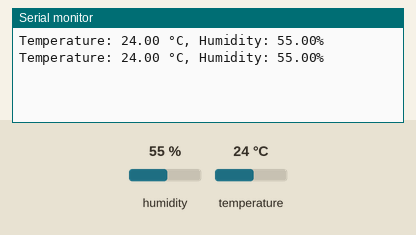
Bench run of a sketch on a simulated ESP8266 (NodeMCU). Shown: the last lines printed to the serial monitor. Inputs (shaded band) come from the test bench; at power-on: humidity 55 %, temperature 24 °C.

Above: at 4.8 s.
4.9 s: humidity set to 22 %
At 6.9 s:
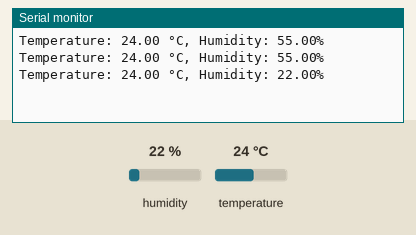
7.9 s: temperature set to 12 °C
At 9.3 s:
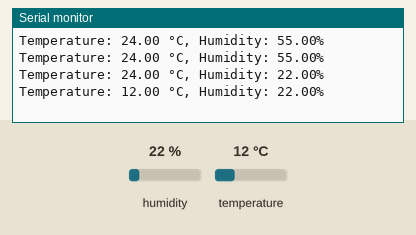
10.9 s: humidity set to 40 %
At 12.8 s:
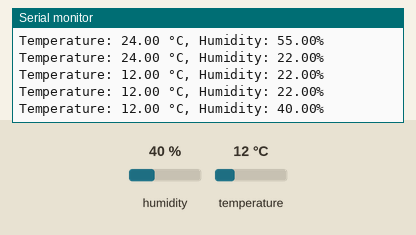
Timing chart, 0 to 14.3 s (numbered marks = the images above; inputs shaded):
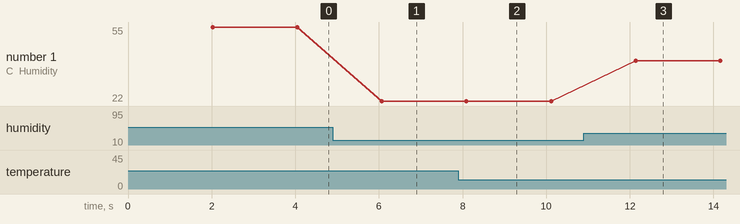

Measured:
- after the input at 4.9 s, the serial monitor: prints a new line after 1.2 s (image 1)
- after the input at 7.9 s, the serial monitor: prints a new line after 0.19 s (image 2)
- after the input at 10.9 s, the serial monitor: prints a new line after 1.2 s (image 3)
- plotted number 1: 55 → 22 after the input at 4.9 s, 22 → 40 after the input at 10.9 s

The sketch:

readSensorData.ino
```cpp
#include <DHT.h>

#define DHTPIN D2     // Digital pin connected to the DHT sensor
#define DHTTYPE DHT11 // DHT 11

DHT dht(DHTPIN, DHTTYPE);

void setup() {
  Serial.begin(9600);
  dht.begin();
}

void loop() {
  delay(2000); // Wait for 2 seconds between readings

  float temperature = dht.readTemperature(); // Read temperature in Celsius
  float humidity = dht.readHumidity(); // Read humidity as a percentage

  Serial.print("Temperature: ");
  Serial.print(temperature);
  Serial.print(" °C, Humidity: ");
  Serial.print(humidity);
  Serial.println("%");
}
```
